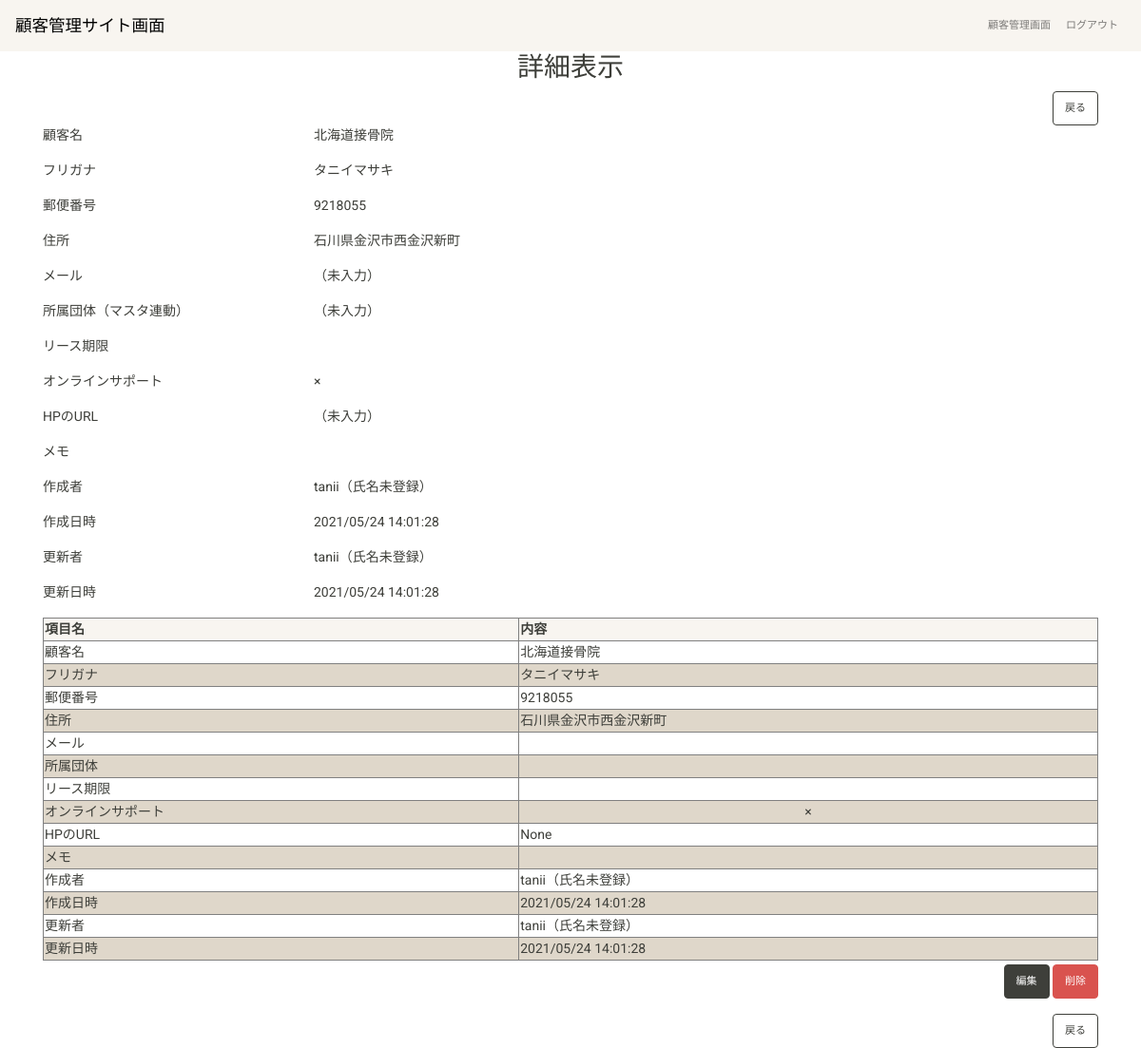
Page /top/detail/7/ (signed in) on the committed database.
### app/models.py (models this page shows, shortened)
class Item(models.Model):
    name = models.CharField(
        verbose_name='顧客名',
        max_length=20,
        blank=True,
        null=True,
    )
    name_furigana = models.CharField(
        verbose_name='フリガナ',
        max_length=20,
        blank=True,
        null=True,
        default='',
        validators=[validators.RegexValidator(
            regex=u'^[ァ-ヶ]+$',
            message='全角フリガナ20文字以内で入力して下さい',
        )]
    )
    postcode = models.CharField(
        verbose_name='郵便番号',
        max_length=7,
        blank=True,
        null=True,
        default='',
        validators=[validators.RegexValidator(
            regex=r'^[0-9]+$',
            message='半角数字7文字（ハイフン「-」無し）で入力して下さい',
        ),validators.MinLengthValidator(7)]
    )
    todofukenChoice = (
        (1, '北海道'),
        (2, '青森県'),
        (3, '岩手県'),
        (4, '宮城県'),
        (5, '秋田県'),
        (6, '山形県'),
        (7, '福島県'),
        (8, '茨城県'),
        (9, '栃木県'),
        (10, '群馬県'),
        (11, '埼玉県'),
        (12, '千葉県'),
        (13, '東京都'),
        (14, '神奈川県'),
        (15, '新潟県'),
        (16, '富山県'),
        (17, '石川県'),
        (18, '福井県'),
        (19, '山梨県'),
        (20, '長野県'),
        (21, '岐阜県'),
        (22, '静岡県'),
        (23, '愛知県'),
        (24, '三重県'),
        (25, '滋賀県'),
        (26, '京都府'),
        (27, '大阪府'),
        (28, '兵庫県'),
        (29, '奈良県'),
        (30, '和歌山県'),
        (31, '鳥取県'),
        (32, '島根県'),
        (33, '岡山県'),
        (34, '広島県'),
        (35, '山口県'),
        (36, '徳島県'),
        (37, '香川県'),
        (38, '愛媛県'),
        (39, '高知県'),
        (40, '福岡県'),
        (41, '佐賀県'),
        (42, '長崎県'),
        (43, '熊本県'),
        (44, '大分県'),
        (45, '宮崎県'),
        (46, '鹿児島県'),
        (47, '沖縄県 '),
    )
    address1 = models.IntegerField(
        verbose_name='都道府県',
        choices=todofukenChoice,
        blank=True,
        null=True,
    )
    address2 = models.CharField(
        verbose_name='市町村番地',
        max_length=40,
        blank=True,
        null=True,
    )
    address3 = models.CharField(
        verbose_name='建物名',
        max_length=40,
        blank=True,
        null=True,
    )
    email = models.EmailField(
        verbose_name='メール',
        max_length=100,
        blank=True,
        null=True,
    )
    Dantai = models.ForeignKey(
        Dantai,
        verbose_name='所属団体（マスタ連動）',
        blank=True,
        null=True,
        related_name='Dantai',
        on_delete=models.SET_NULL,
    )
    leaseDate = models.DateField(
        verbose_name='リース期限',
        blank=True,
        null=True,
    )
    onlineSupport = models.BooleanField(
        verbose_name='オンラインサポート',
    )
    hpUrl = models.URLField(
        verbose_name='HPのURL',
        max_length=100,
        blank=True,
        null=True,
    )
    memo = models.TextField(
        verbose_name='メモ',
        blank=True,
        null=True,
    )
    created_by = models.ForeignKey(
        User,
        verbose_name='作成者',
        blank=True,
        null=True,
        related_name='CreatedBy',
        on_delete=models.SET_NULL,
        editable=False,
    )
    created_at = models.DateTimeField(
        verbose_name='作成日時',
        blank=True,
        null=True,
        editable=False,
    )
    updated_by = models.ForeignKey(
        User,
        verbose_name='更新者',
        blank=True,
        null=True,
        related_name='UpdatedBy',
        on_delete=models.SET_NULL,
        editable=False,
    )
    updated_at = models.DateTimeField(
        verbose_name='更新日時',
        blank=True,
        null=True,
        editable=False,
    )
    class Meta:
        verbose_name = '顧客マスタ'
        verbose_name_plural = '顧客マスタ'

### users/models.py (models this page shows, shortened)
class User(AbstractUser):
    full_name = models.CharField(
        verbose_name='氏名',
        max_length=100,
        blank=True
    )
    is_staff = models.BooleanField(
        _('staff status'),
        default=True,
    )
    def get_full_name(self):
        if self.full_name:
            return self.full_name
        else:
            return self.username + '（氏名未登録）'

### app/views.py (the view)
# urls.py: path('detail/<int:pk>/', ItemDetailView.as_view(), name='detail'),
class ItemDetailView(LoginRequiredMixin, DetailView):
    model = Item
    def get_context_data(self, **kwargs):
        return super().get_context_data(**kwargs)

### app/templates/app/item_detail.html
{% extends "./_base.html" %}
{% block content %}
    <div class="container">
        <h2 class="text-center">詳細表示</h2>
        <div class="row">
            <div class="col-12">
                <a class="btn btn-outline-dark float-right" href="{% url 'index' %}">戻る</a>
            </div>
        </div>
        {% include "./item_detail_contents.html" %}
        <div class="row">
            <div class="col-12">
                <div class="float-right mt-1 mb-3">
                    <a class="btn btn-dark " href="{% url 'update' item.pk %}">編集</a>
                    <a class="btn btn-danger " href="{% url 'delete' item.pk %}">削除</a>
                </div>
            </div>
        </div>
        <div class="row">
            <div class="col-12">
                <a class="btn btn-outline-dark float-right" href="{% url 'index' %}">戻る</a>
            </div>
        </div>
    </div>
{% endblock %}

### app/templates/app/item_detail_contents.html (shortened to what this page needs)
<div class="row">
    <div class="col-5 col-sm-3">
        <p>顧客名</p>
    </div>
    <div class="col-7 col-sm-9">
        <p>{{  item.name|default_if_none:"（未入力）"  }}</p>
    </div>
</div>
<div class="row">
    <div class="col-5 col-sm-3">
        <p>フリガナ</p>
    </div>
    <div class="col-7 col-sm-9">
        <p>{{  item.name_furigana|default_if_none:"（未入力）"  }}</p>
    </div>
</div>
<div class="row">
    <div class="col-5 col-sm-3">
        <p>郵便番号</p>
    </div>
    <div class="col-7 col-sm-9">
        <p>{{item.postcode|default_if_none:"（未入力）" }}</p>
    </div>
</div>
<div class="row">
    <div class="col-5 col-sm-3">
        <p>住所</p>
    </div>
    <div class="col-7 col-sm-9">
        <p>{{item.get_address1_display|default_if_none:"（未入力）" }}{{item.address2|default_if_none:"" }}{{item.address3|default_if_none:"" }}</p>
    </div>
</div>
<div class="row">
    <div class="col-5 col-sm-3">
        <p>メール</p>
    </div>
    <div class="col-7 col-sm-9">
        <p>{{  item.email|default_if_none:"（未入力）" }}</p>
    </div>
</div>
<div class="row">
    <div class="col-5 col-sm-3">
        <p>所属団体（マスタ連動）</p>
    </div>
    <div class="col-7 col-sm-9">
        <p>{{ item.Dantai|default_if_none:"（未入力）" }}</p>
    </div>
</div>
<div class="row">
    <div class="col-5 col-sm-3">
        <p>リース期限</p>
    </div>
    <div class="col-7 col-sm-9">
    </div>
</div>
<div class="row">
    <div class="col-5 col-sm-3">
        <p>オンラインサポート</p>
    </div>
    <div class="col-7 col-sm-9">
        <p>{{  item.onlineSupport|yesno:"○,×" }}</p>
    </div>
</div>
<div class="row">
    <div class="col-5 col-sm-3">
        <p>HPのURL</p>
    </div>
    <div class="col-7 col-sm-9">
        <p>{{  item.hpUrl|default_if_none:"（未入力）" }}</p>
    </div>
</div>
<div class="row">
    <div class="col-5 col-sm-3">
        <p>メモ</p>
    </div>
    <div class="col-7 col-sm-9">
    </div>
</div>
<div class="row">
    <div class="col-5 col-sm-3">
        <p>作成者</p>
    </div>
    <div class="col-7 col-sm-9">
        <p>{{ item.created_by.get_full_name }}</p>
    </div>
</div>
<div class="row">
    <div class="col-5 col-sm-3">
        <p>作成日時</p>
    </div>
    <div class="col-7 col-sm-9">
        <p>{{ item.created_at|date:"Y/m/d G:i:s" }}</p>
    </div>
</div>
<div class="row">
    <div class="col-5 col-sm-3">
        <p>更新者</p>
    </div>
    <div class="col-7 col-sm-9">
        <p>{{ item.updated_by.get_full_name }}</p>
    </div>
</div>
<div class="row">
    <div class="col-5 col-sm-3">
        <p>更新日時</p>
    </div>
    <div class="col-7 col-sm-9">
        <p>{{ item.updated_at|date:"Y/m/d G:i:s" }}</p>
    </div>
</div>
<div class="row">
    <div class="col-12">
        <table border="1">
            <tr>
                <th>項目名</th>
                <th>内容</th>
            </tr>
            <tr>
                <td>顧客名</td>
                <td>{{ item.name|default_if_none:"未入力" }}</td>
            </tr>
            <tr>
                <td>フリガナ</td>
                <td>{{ item.name_furigana|default_if_none:"未入力" }}</td>
            </tr>
            <tr>
                <td>郵便番号</td>
                <td>{{ item.postcode|default_if_none:"" }}</td>
            </tr>
            <tr>
                <td>住所</td>
                <td>{{ item.get_address1_display|default_if_none:"" }}{{ item.address2|default_if_none:"" }}{{ item.address3|default_if_none:"" }}</td>
            </tr>
            <tr>
                <td>メール</td>
                <td>{{ item.email|default_if_none:"" }}</td>
            </tr>
            <tr>
                <td>所属団体</td>
                <td>{{ item.Dantai|default_if_none:"" }}</td>
            </tr>
            <tr>
                <td>リース期限</td>
                <td>{{ item.leaseDate|date:"Y年m月d日" }}</td>
            </tr>
            <tr>
                <td>オンラインサポート</td>
                <td align="center">{{ item.onlineSupport|yesno:"○,×" }}</td>
            </tr>
            <tr>
                <td>HPのURL</td>
                <td>{{ item.hpUrl}}</td>
            </tr>
            <tr>
                <td>メモ</td>
                <td>{{ item.memo}}</td>
            </tr>
            <tr>
                <td>作成者</td>
                <td>{{ item.created_by.get_full_name }}</td>
            </tr>
            <tr>
                <td>作成日時</td>
                <td>{{ item.created_at|date:"Y/m/d G:i:s" }}</td>
            </tr>
            <tr>
                <td>更新者</td>
                <td>{{ item.updated_by.get_full_name }}</td>
            </tr>
            <tr>
                <td>更新日時</td>
                <td>{{ item.updated_at|date:"Y/m/d G:i:s" }}</td>
            </tr>
        </table>
    </div>
</div>

### app/static/app/css/app.css (style rules this page uses)
table { width: 100%; border-collapse: collapse; border-spacing: 0; }
table th { background-color: rgb(248,245,240) }
table tr:nth-child(odd) { background-color: rgb(223,215,202) }

### rows in the picture
Item: name "北海道接骨院", name_furigana "タニイマサキ", postcode "9218055", address1 "石川県", address2 "金沢市西金沢新町", email "（未入力）", Dantai "（未入力）", onlineSupport "×", hpUrl "（未入力）", created_by.get_full_name "tanii（氏名未登録）", created_at "2021/05/24 14:01:28", updated_by.get_full_name "tanii（氏名未登録）", updated_at "2021/05/24 14:01:28", hpUrl "None"
